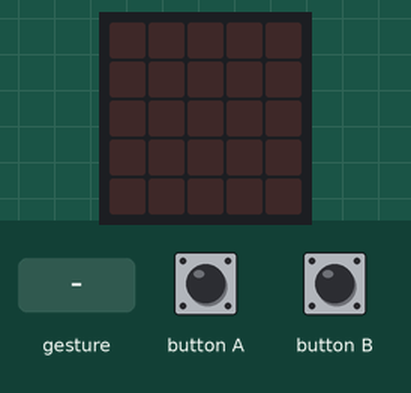
Bench run of a program on a simulated BBC micro:bit (MakeCode). On the bench: the board's 5×5 LED display. Inputs (shaded band) come from the test bench. Random numbers come from a fixed seed; a tilt is held for 1.5 s and a shake lasts 1 s, then the board lies face up again.

Above: at 1.2 s.
1.3 s: button A pressed for 0.15 s
At 2.5 s:
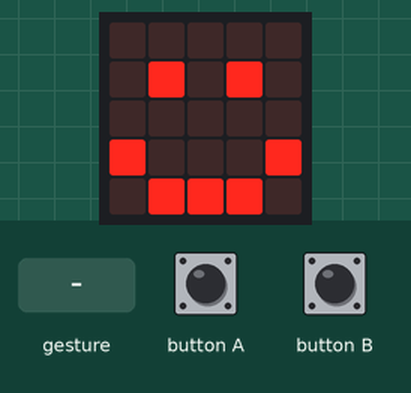
2.9 s: button B pressed for 0.15 s
At 3.7 s:
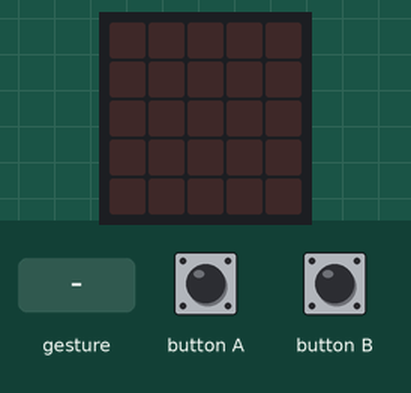
4.5 s: gesture 'shake'
At 5.6 s:
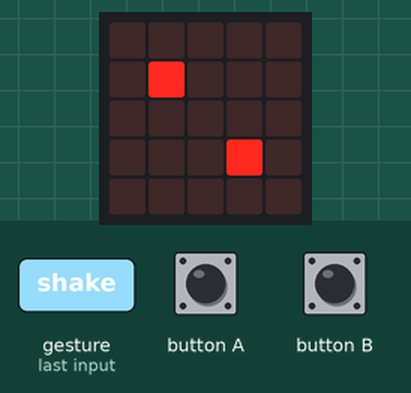
6.2 s: gesture 'shake'
At 6.9 s:
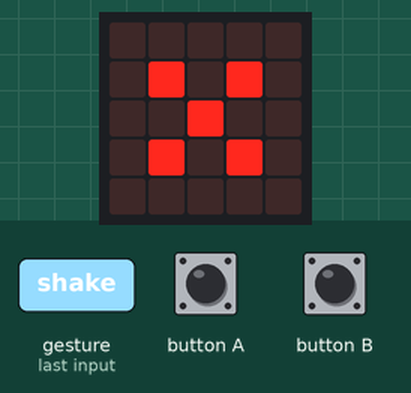
7.9 s: gesture 'shake'
At 9.3 s:
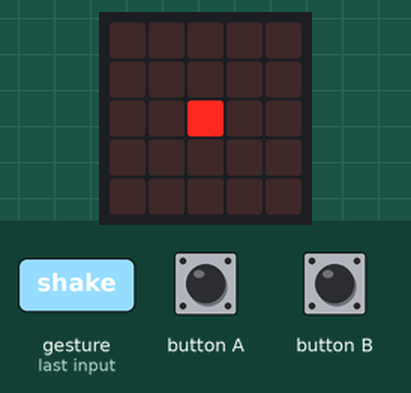
9.6 s: gesture 'shake'
At 10.7 s:
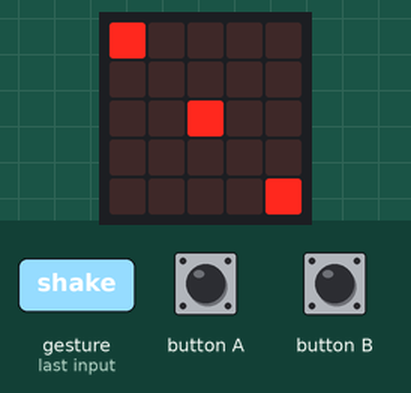
Timing chart, 0 to 12.3 s (numbered marks = the images above; inputs shaded):
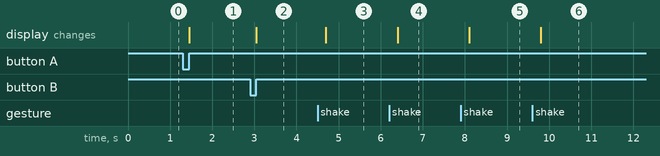

The program:

main.ts
```typescript
let 数字 = 0
input.onButtonPressed(Button.A, function () {
    basic.showIcon(IconNames.Happy)
})
input.onGesture(Gesture.Shake, function () {
    数字 = randint(1, 6)
    if (数字 == 1) {
        basic.showLeds(`
            . . . . .
            . . . . .
            . . # . .
            . . . . .
            . . . . .
            `)
    }
    if (数字 == 2) {
        basic.showLeds(`
            . . . . .
            . # . . .
            . . . . .
            . . . # .
            . . . . .
            `)
    }
    if (数字 == 3) {
        basic.showLeds(`
            # . . . .
            . . . . .
            . . # . .
            . . . . .
            . . . . #
            `)
    }
    if (数字 == 4) {
        basic.showLeds(`
            . . . . .
            . # . # .
            . . . . .
            . # . # .
            . . . . .
            `)
    }
    if (数字 == 5) {
        basic.showLeds(`
            . . . . .
            . # . # .
            . . # . .
            . # . # .
            . . . . .
            `)
    }
    if (数字 == 6) {
        basic.showLeds(`
            . # . # .
            . . . . .
            . # . # .
            . . . . .
            . # . # .
            `)
    }
})
input.onButtonPressed(Button.B, function () {
    basic.showLeds(`
        . . . . .
        . . . . .
        . . . . .
        . . . . .
        . . . . .
        `)
})
basic.forever(function () {

})
```

test.ts
```typescript
// テストはここに来ます。このパッケージが拡張機能として使用されるときにはコンパイルされません。
```

Measured:
- after the input at 1.3 s, the display: changes after 0.15 s (image 1)
- after the input at 2.9 s, the display: changes after 0.15 s (image 2)
- after the input at 4.5 s, the display: changes after 0.20 s (image 3)
- after the input at 6.2 s, the display: changes after 0.20 s (image 4)
- after the input at 7.9 s, the display: changes after 0.20 s (image 5)
- after the input at 9.6 s, the display: changes after 0.20 s (image 6)
